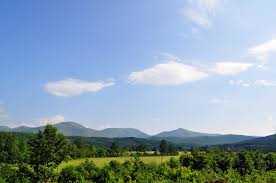
#> input picture clean.jpg, 276 x 183 px; the run also reads 1 picture not shown here
$ python difference_attack.py
#> lines starting #> are read from the running program, lines starting #| are printed output that depends on the picture; after the words box and inside, x2 and y2 are one past the last pixel; in counts of white or black regions, pixels touching at a corner belong together; long printed decimals are rounded
import cv2
import numpy as np
import matplotlib.pyplot as plt

# -----------------------------
# Load Images
# -----------------------------
original = cv2.imread('clean.jpg', 0)
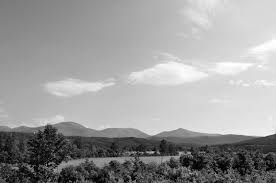
#> original: shape (183, 276); min 0, max 255, mean 155.5
stego = cv2.imread('stego.jpg', 0)
#> stego: shape (183, 276); min 0, max 255, mean 155.6

if original is None or stego is None:
    print("Error: Check image paths!")
    exit()

# Resize if needed
if original.shape != stego.shape:
    stego = cv2.resize(stego, (original.shape[1], original.shape[0]))

# -----------------------------
# Difference Attack
# -----------------------------
diff = cv2.absdiff(original, stego)
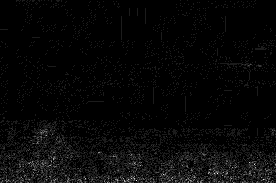
#> diff: shape (183, 276); min 0, max 9, mean 0.265; drawn with min black and max white

# Amplify for visibility
diff_amp = cv2.normalize(diff, None, 0, 255, cv2.NORM_MINMAX)

# Binary map (highlight changed pixels clearly)
_, diff_binary = cv2.threshold(diff, 1, 255, cv2.THRESH_BINARY)
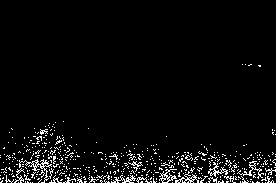
#> diff_binary: shape (183, 276); 4.5% white in thin lines or dots, all inside (x1, y1, x2, y2) = (0, 64, 276, 183)

# -----------------------------
# Statistics (IMPORTANT)
# -----------------------------
total_diff = np.sum(diff)
#> total_diff = 13402
mean_diff = np.mean(diff)
#> mean_diff = 0.265
changed_pixels = np.sum(diff_binary > 0)
#> changed_pixels = 2261
percentage_changed = (changed_pixels / diff.size) * 100
#> percentage_changed = 4.48

print("------ Difference Attack Results ------")
print("Total Difference:", total_diff)
#| Total Difference: 13402
print("Mean Difference :", mean_diff)
#| Mean Difference : 0.2653
print("Changed Pixels  :", changed_pixels)
#| Changed Pixels  : 2261
print("Change %        :", percentage_changed)
#| Change %        : 4.477

# -----------------------------
# Visualization
# -----------------------------
plt.figure(figsize=(12,6))

plt.subplot(1,4,1)
plt.title("Original")
plt.imshow(original, cmap='gray')
plt.axis('off')

plt.subplot(1,4,2)
plt.title("Stego")
plt.imshow(stego, cmap='gray')
plt.axis('off')

plt.subplot(1,4,3)
plt.title("Difference (Amplified)")
plt.imshow(diff_amp, cmap='hot')
plt.axis('off')

plt.subplot(1,4,4)
plt.title("Changed Pixels")
plt.imshow(diff_binary, cmap='gray')
plt.axis('off')

plt.tight_layout()
plt.show()
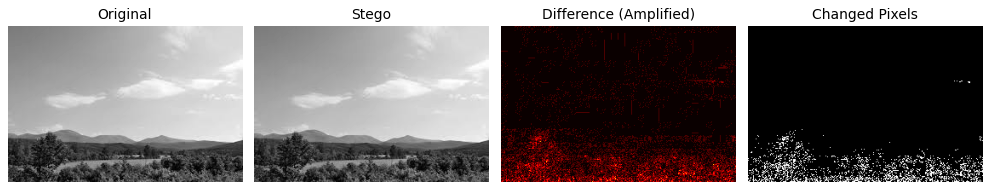
#> figure drawn by matplotlib, 4 panels
